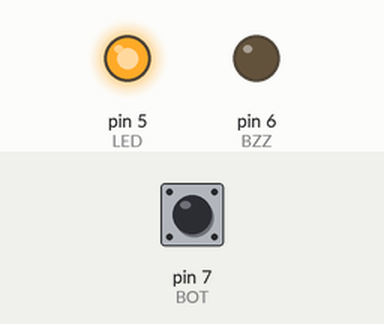
Bench run of a sketch on a simulated Arduino Uno, built with avr-gcc and run on an emulated ATmega328P. Parts: output pins drawn as LEDs (lit = HIGH). Inputs (shaded band) come from the test bench; at power-on: pin 7 (BOT) LOW.

Above: at 1.2 s.
1.3 s: pin 7 (BOT) pulled HIGH for 0.15 s
At 1.6 s:
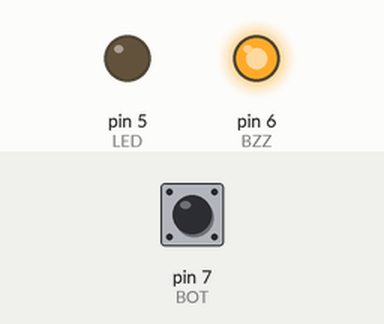
3.6 s: pin 7 (BOT) pulled HIGH for 3.2 s
At 8.2 s:
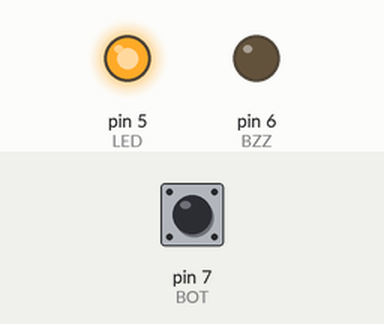
Timing chart, 0 to 9.7 s (numbered marks = the images above; inputs shaded):
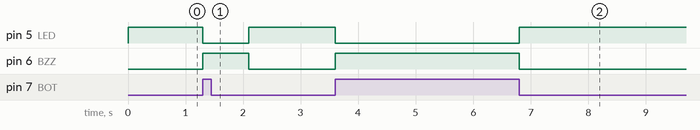

Measured:
- after the input at 1.3 s, pin 5 (LED): HIGH → LOW at once, → HIGH 0.80 s later; pin 6 (BZZ): LOW → HIGH at once, → LOW 0.80 s later
- after the input at 3.6 s, pin 5 (LED): HIGH → LOW at once, → HIGH 3.2 s later; pin 6 (BZZ): LOW → HIGH at once, → LOW 3.2 s later

The sketch:

deverzao.ino
```cpp
int BOT = 7;
int LED = 5;
int BZZ = 6;

void setup() {

  pinMode(LED, OUTPUT);
  pinMode(BZZ, OUTPUT);
  pinMode(BOT, INPUT);
  digitalWrite(LED, HIGH);
}

void loop() {

  int bot = digitalRead(BOT);

  if(bot==1){
    digitalWrite(LED, LOW);
    digitalWrite(BZZ, HIGH);
    delay(800);
  }else{
    digitalWrite(LED, HIGH);
    digitalWrite(BZZ, LOW);
  }

}
```
